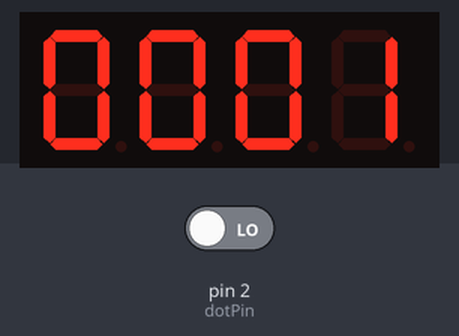
Recording of a sketch running on a simulated Arduino Uno, built with avr-gcc and run on an emulated ATmega328P. On the bench: 4-digit seven-segment display. Wiring (inferred from the names in the program): 4-digit 7-segment display, segments lit when HIGH: segments pin 3, pin 4, pin 5, pin 6, pin 7, pin 8, pin 9; digit selects pin 10, pin 11, pin 12, pin 13. The test bench sets the inputs (shaded band); at power-on: pin 2 (dotPin) LOW. The segment pins are drawn as the display they are named for.

Above: at 0.1 s.
At 1.2 s:
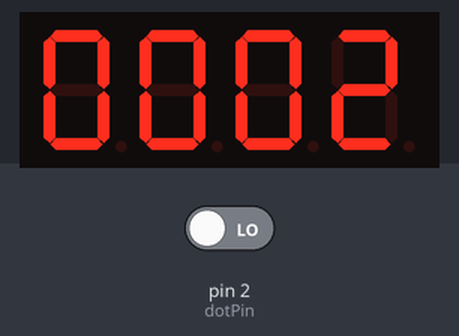
1.3 s: pin 2 (dotPin) driven HIGH
Timing chart, 0 to 4.3 s (numbered marks = the images above; inputs shaded):
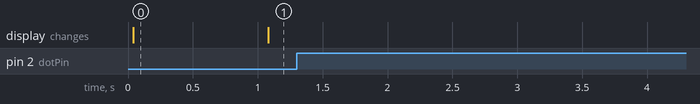

Measured:
- after the input at 1.3 s, every drawn part: stays the same
- what the display in image 0 shows lasts 1.1 s, from 0.0 s to 1.1 s

The sketch:

timer_arduino_uno1.ino
```cpp
const int cathodePins[4] = {10,11,12,13}; //D4 D3 D2 D1
const int ssdPins[7] = {3,4,5,6,7,8,9};
const int dotPin = 2;
static int gCounter = 0 ;
static int buttonPin = 2;
bool state = true;

byte numbers[10] = {
  B00111111, // 0   "0"          AAA
  B00000110, // 1   "1"         F   B
  B01011011, // 2   "2"         F   B
  B01001111, // 3   "3"          GGG
  B01100110, // 4   "4"         E   C
  B01101101, // 5   "5"         E   C
  B01111101, // 6   "6"          DDD
  B00000111, // 7   "7"
  B01111111, // 8   "8"
  B01101111, // 9   "9"
  };

void setup() {
  // put your setup code here, to run once:
   for (int i = 0 ; i < 4 ; ++i)
    pinMode(cathodePins[i],OUTPUT);

  for (int i = 0 ; i < 7 ; ++i)
    pinMode(ssdPins[i],OUTPUT);

   pinMode(dotPin,OUTPUT);

  TCCR1A = 0;// set entire TCCR1A register to 0
  TCCR1B = 0;// same for TCCR1B
  TCNT1  = 0;//initialize counter value to 0
  // set compare match register for 1hz increments
  OCR1A = 15624;// = (16*10^6) / (1*1024) - 1 (must be <65536)
  // turn on CTC mode
  TCCR1B |= (1 << WGM12);
  // Set CS10 and CS12 bits for 1024 prescaler
  TCCR1B |= (1 << CS12) | (1 << CS10);
  // enable timer compare interrupt
  TIMSK1 |= (1 << OCIE1A);
  pinMode(buttonPin,INPUT);
  attachInterrupt(digitalPinToInterrupt(buttonPin),buttonTapped, RISING);

}

void findDigits(int digits[4],int counter)
{
  int digitCounter = 0 ;
  while (counter > 0)
  {
    digits[digitCounter] = counter % 10 ;
    counter = counter / 10 ;
    digitCounter++;
  }
}

void displayNumber(int counter)
{
  int digits[4] = {0};

  findDigits(digits,counter);

  //D4
  digitalWrite(cathodePins[0],LOW);
  digitalWrite(cathodePins[1],HIGH);
  digitalWrite(cathodePins[2],HIGH);
  digitalWrite(cathodePins[3],HIGH);

  for ( int j = 0 ; j < 7 ; ++j )
  {
     if ( numbers[digits[3]] & 1 << j )
       digitalWrite(ssdPins[j],HIGH);
     else
       digitalWrite(ssdPins[j],LOW);
  }
  //
  delay(5);
  //D3
  digitalWrite(cathodePins[0],HIGH);
  digitalWrite(cathodePins[1],LOW);
  digitalWrite(cathodePins[2],HIGH);
  digitalWrite(cathodePins[3],HIGH);

  for ( int j = 0 ; j < 7 ; ++j )
  {
     if ( numbers[digits[2]] & 1 << j )
       digitalWrite(ssdPins[j],HIGH);
     else
       digitalWrite(ssdPins[j],LOW);
  }
  //
  delay(5);
  //D2
  digitalWrite(cathodePins[0],HIGH);
  digitalWrite(cathodePins[1],HIGH);
  digitalWrite(cathodePins[2],LOW);
  digitalWrite(cathodePins[3],HIGH);

  for ( int j = 0 ; j < 7 ; ++j )
  {
     if ( numbers[digits[1]] & 1 << j )
       digitalWrite(ssdPins[j],HIGH);
     else
       digitalWrite(ssdPins[j],LOW);
  }
  //
  delay(5);
  //D1
  digitalWrite(cathodePins[0],HIGH);
  digitalWrite(cathodePins[1],HIGH);
  digitalWrite(cathodePins[2],HIGH);
  digitalWrite(cathodePins[3],LOW);

  for ( int j = 0 ; j < 7 ; ++j )
  {
     if ( numbers[digits[0]] & 1 << j )
       digitalWrite(ssdPins[j],HIGH);
     else
       digitalWrite(ssdPins[j],LOW);
  }
  //
  delay(5);
}

void loop() {
  // put your main code here, to run repeatedly:
 displayNumber(gCounter);
}

ISR(TIMER1_COMPA_vect){
  if (state){
    gCounter++;
    if (gCounter == 10000)
    gCounter = 0;
  }
}

void buttonTapped(){
 state = !state;
  delay(10);
}
```
